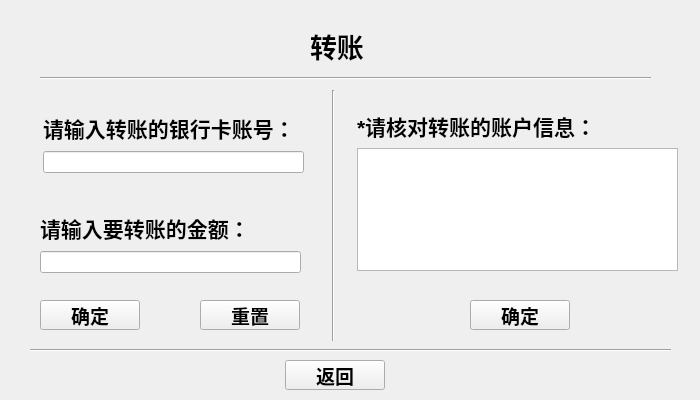
<?xml version="1.0" encoding="UTF-8"?>
<ui version="4.0">
 <class>ATMTransferMoneyForm</class>
 <widget class="QWidget" name="ATMTransferMoneyForm">
  <property name="geometry">
   <rect>
    <x>0</x>
    <y>0</y>
    <width>700</width>
    <height>400</height>
   </rect>
  </property>
  <property name="windowTitle">
   <string>Form</string>
  </property>
  <widget class="QLabel" name="label_transfer_money">
   <property name="geometry">
    <rect>
     <x>310</x>
     <y>30</y>
     <width>67</width>
     <height>31</height>
    </rect>
   </property>
   <property name="font">
    <font>
     <pointsize>20</pointsize>
     <weight>75</weight>
     <bold>true</bold>
    </font>
   </property>
   <property name="text">
    <string>转账</string>
   </property>
  </widget>
  <widget class="Line" name="line_a">
   <property name="geometry">
    <rect>
     <x>40</x>
     <y>70</y>
     <width>611</width>
     <height>16</height>
    </rect>
   </property>
   <property name="orientation">
    <enum>Qt::Horizontal</enum>
   </property>
  </widget>
  <widget class="QPushButton" name="button_accept_a">
   <property name="geometry">
    <rect>
     <x>40</x>
     <y>300</y>
     <width>100</width>
     <height>30</height>
    </rect>
   </property>
   <property name="font">
    <font>
     <pointsize>14</pointsize>
     <weight>75</weight>
     <bold>true</bold>
    </font>
   </property>
   <property name="text">
    <string>确定</string>
   </property>
  </widget>
  <widget class="QPushButton" name="button_return">
   <property name="geometry">
    <rect>
     <x>285</x>
     <y>360</y>
     <width>100</width>
     <height>30</height>
    </rect>
   </property>
   <property name="font">
    <font>
     <pointsize>14</pointsize>
     <weight>75</weight>
     <bold>true</bold>
    </font>
   </property>
   <property name="text">
    <string>返回</string>
   </property>
  </widget>
  <widget class="QPushButton" name="button_accept_b">
   <property name="geometry">
    <rect>
     <x>470</x>
     <y>300</y>
     <width>100</width>
     <height>30</height>
    </rect>
   </property>
   <property name="font">
    <font>
     <pointsize>14</pointsize>
     <weight>75</weight>
     <bold>true</bold>
    </font>
   </property>
   <property name="text">
    <string>确定</string>
   </property>
  </widget>
  <widget class="Line" name="line_b">
   <property name="geometry">
    <rect>
     <x>325</x>
     <y>90</y>
     <width>16</width>
     <height>251</height>
    </rect>
   </property>
   <property name="orientation">
    <enum>Qt::Vertical</enum>
   </property>
  </widget>
  <widget class="QWidget" name="layoutWidget">
   <property name="geometry">
    <rect>
     <x>43</x>
     <y>110</y>
     <width>261</width>
     <height>63</height>
    </rect>
   </property>
   <layout class="QVBoxLayout" name="vertical_layout_a">
    <item>
     <widget class="QLabel" name="label_card_id">
      <property name="font">
       <font>
        <pointsize>16</pointsize>
        <weight>75</weight>
        <bold>true</bold>
       </font>
      </property>
      <property name="text">
       <string>请输入转账的银行卡账号：</string>
      </property>
     </widget>
    </item>
    <item>
     <widget class="QLineEdit" name="line_edit_card_id"/>
    </item>
   </layout>
  </widget>
  <widget class="QWidget" name="layoutWidget">
   <property name="geometry">
    <rect>
     <x>40</x>
     <y>210</y>
     <width>261</width>
     <height>63</height>
    </rect>
   </property>
   <layout class="QVBoxLayout" name="vertical_layout_b">
    <item>
     <widget class="QLabel" name="label_card_money">
      <property name="font">
       <font>
        <pointsize>16</pointsize>
        <weight>75</weight>
        <bold>true</bold>
       </font>
      </property>
      <property name="text">
       <string>请输入要转账的金额：</string>
      </property>
     </widget>
    </item>
    <item>
     <widget class="QLineEdit" name="line_edit_card_money"/>
    </item>
   </layout>
  </widget>
  <widget class="QWidget" name="layoutWidget">
   <property name="geometry">
    <rect>
     <x>357</x>
     <y>110</y>
     <width>321</width>
     <height>161</height>
    </rect>
   </property>
   <layout class="QVBoxLayout" name="vertical_layout_c">
    <item>
     <widget class="QLabel" name="label_card_info">
      <property name="font">
       <font>
        <pointsize>16</pointsize>
        <weight>75</weight>
        <bold>true</bold>
       </font>
      </property>
      <property name="text">
       <string>*请核对转账的账户信息：</string>
      </property>
     </widget>
    </item>
    <item>
     <widget class="QTableView" name="table_view_card_info"/>
    </item>
   </layout>
  </widget>
  <widget class="QPushButton" name="button_reset">
   <property name="geometry">
    <rect>
     <x>200</x>
     <y>300</y>
     <width>100</width>
     <height>30</height>
    </rect>
   </property>
   <property name="font">
    <font>
     <pointsize>14</pointsize>
     <weight>75</weight>
     <bold>true</bold>
    </font>
   </property>
   <property name="text">
    <string>重置</string>
   </property>
  </widget>
  <widget class="Line" name="line">
   <property name="geometry">
    <rect>
     <x>30</x>
     <y>340</y>
     <width>641</width>
     <height>20</height>
    </rect>
   </property>
   <property name="orientation">
    <enum>Qt::Horizontal</enum>
   </property>
  </widget>
  <zorder>layoutWidget</zorder>
  <zorder>layoutWidget</zorder>
  <zorder>layoutWidget</zorder>
  <zorder>label_transfer_money</zorder>
  <zorder>line_a</zorder>
  <zorder>button_accept_a</zorder>
  <zorder>button_return</zorder>
  <zorder>button_accept_b</zorder>
  <zorder>line_b</zorder>
  <zorder>button_reset</zorder>
  <zorder>line</zorder>
 </widget>
 <resources/>
 <connections/>
</ui>
